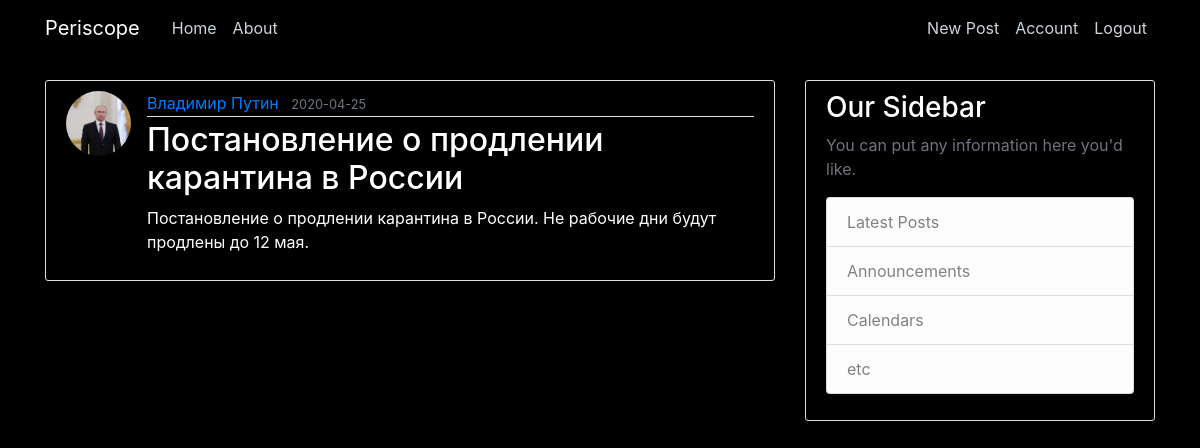
Screenshot of /post/43/ (signed in) with the database file from the repository.
### flaskblog/models.py (models this page shows, shortened)
class UserModel(db.Model, UserMixin):
    __tablename__ = 'users'
    id = db.Column(db.Integer, primary_key=True)
    username = db.Column(db.String(20), unique=True, nullable=False)
    email = db.Column(db.String(120), unique=True, nullable=False)
    image_file = db.Column(db.String(20), default='default.jpg')
    password = db.Column(db.String(60), nullable=False)
    posts = db.relationship('PostModel', backref='author', lazy=True)

class PostModel(db.Model):
    __tablename__ = 'posts'
    id = db.Column(db.Integer, primary_key=True)
    title = db.Column(db.String(100), nullable=False)
    date_posted = db.Column(db.DateTime, nullable=False, default=datetime.utcnow())
    content = db.Column(db.Text, nullable=False)
    user_id = db.Column(db.Integer, db.ForeignKey('users.id'), nullable=False
                        )

### flaskblog/posts/routes.py (the view)
@posts.route("/post/<int:post_id>/", methods=['GET', 'POST'])
@login_required
def post(post_id):
    post = PostModel.query.get_or_404(post_id)
    return render_template('post.html', title=post.title, post=post)

### flaskblog/models.py (called while the page is built)
@login_manager.user_loader
def load_user(user_id):
    return UserModel.query.get(int(user_id))

### flaskblog/templates/post.html (shortened to what this page needs)
{% extends "layout.html" %}
{% block content %}
    <article class="media content-section">
        <img class="rounded-circle article-img" src="{{ url_for('static', filename='profile_pics/' + post.author.image_file) }}">
        <div class="media-body">
        <div class="article-metadata">
            <a class="mr-2" href="{{ url_for('users.user_post', username=post.author.username) }}">{{ post.author.username }}</a>
            <small class="text-muted">{{ post.date_posted.strftime('%Y-%m-%d') }}</small>
        </div>
        <h2 class="article-title">{{ post.title }}</h2>
        <p class="article-content">{{ post.content }}</p>
        </div>
    </article>
{% endblock %}

### flaskblog/static/main.css (style rules this page uses)
body { background: black; color: white; margin-top: 5rem; }
h1, h2, h3, h4, h5, h6 { color: white; }
.content-section { background: black; padding: 10px 20px; border: 1px solid #dddddd; border-radius: 3px; margin-bottom: 20px; }
.article-title { color: white; }
.article-content { white-space: pre-line; }
.article-img { height: 65px; width: 65px; margin-right: 16px; }
.article-metadata { padding-bottom: 1px; margin-bottom: 4px; border-bottom: 1px solid #e3e3e3 }

### rows the page displays
UserModel: image_file (picture), author.username "Владимир Путин"
PostModel: date_posted "2020-04-25", title "Постановление о продлении карантина в России", content "Постановление о продлении карантина в России. Не рабочие дни будут продлены до 12 мая."
